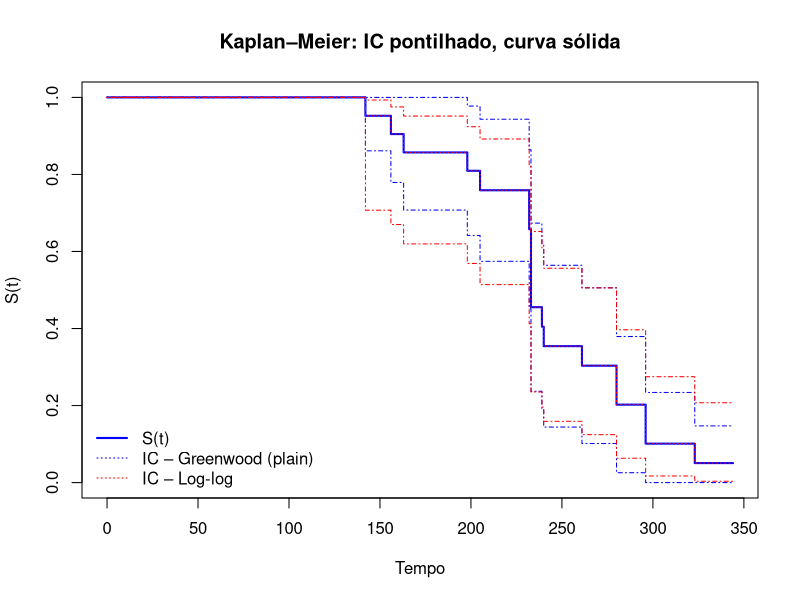
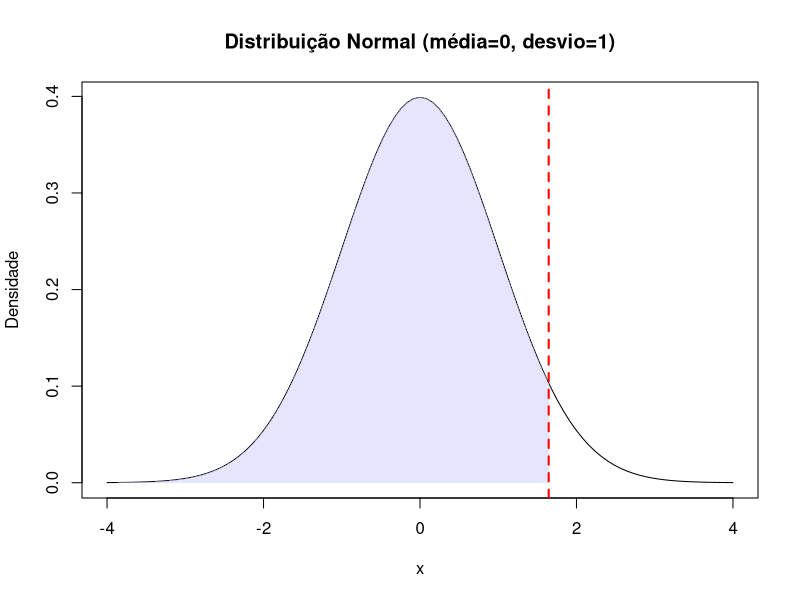
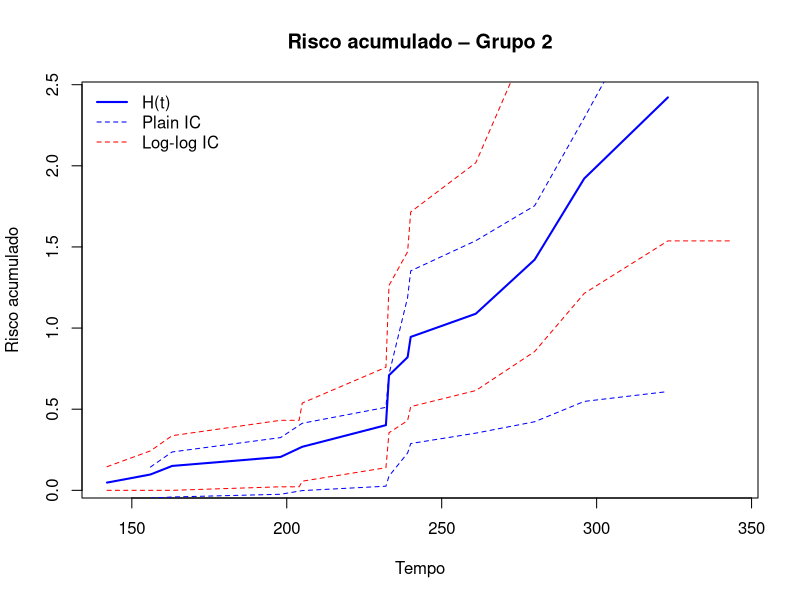
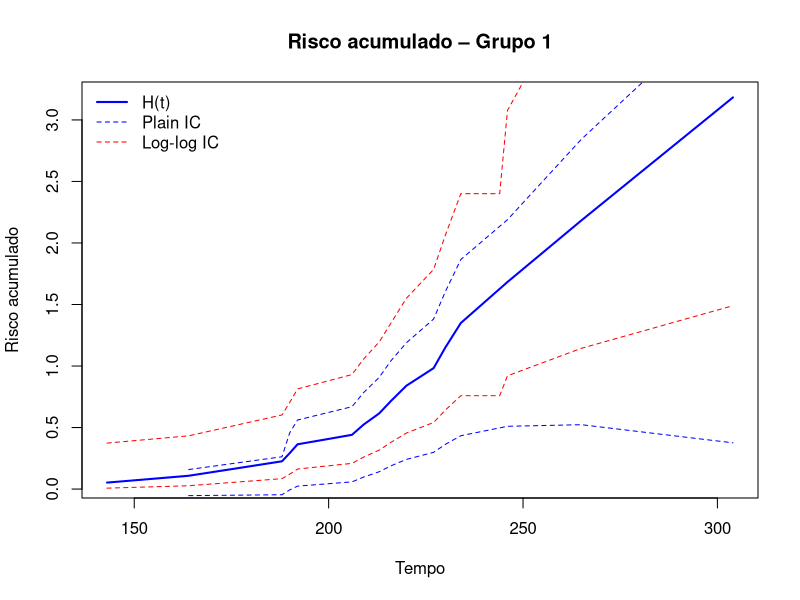
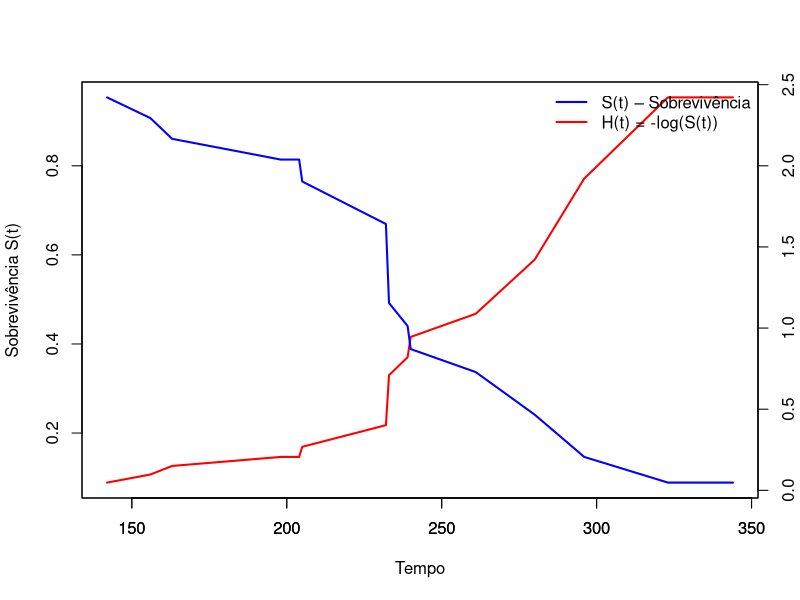

Reproduce these figures in R, in order.
## ---- chunk 1
#install.packages("ggplot2")
## ---- chunk 2
library(survival)
#library(ggplot2)
#library(survminer)
## ---- chunk 3

# Tempo em dias desde exposição a cancerígeno até mortalidade por câncer em ratos
# Os ratos foram expostos a dois diferentes pré-tratamentos

# 0 é censura
# 1 é evento

tempo_grupo_1 <- c(143, 164, 188, 188, 190, 192, 206, 209, 213, 216, 220, 227, 230, 234, 246, 265, 304, 216, 244)

status_grupo_1 <- c(1, 1, 1, 1, 1, 1, 1, 1, 1, 1, 1, 1, 1, 1, 1, 1, 1, 0, 0)
## ---- chunk 4
tempo_grupo_2 <- c(142, 156, 163, 198, 205, 232, 232, 233, 233, 233, 233, 239, 240, 261, 280, 280, 296, 296, 323, 204, 344)

status_grupo_2 <- c(1, 1, 1, 1, 1, 1, 1, 1, 1, 1, 1, 1, 1, 1, 1, 1, 1, 1, 1, 0, 0)
## ---- chunk 5
dados_grupo_2 <- data.frame(
  tempo = tempo_grupo_2,
  status = status_grupo_2
)

dados_grupo_1 <- data.frame(
  tempo = tempo_grupo_1,
  status = status_grupo_1
)

dados_grupo_1
## ---- chunk 6
# Letra A
# Obter intervalo de confiança
# Função de Sobrevivência Kaplan Meier - Skm (233) do grupo 2
# método de greenwod e transformação log-log
# Obs - usar alpha = 0.05

# conf.type = log-log aplica transformação log-log pra fazer transformação

ajuste_km_grupo_2_log_log <- survfit(Surv(tempo, status) ~ 1, data = dados_grupo_2, conf.type = "log-log" , conf.int  = 0.95)
summary(ajuste_km_grupo_2_log_log)
## ---- chunk 7

(1-(1/21))*(1-(1/20))*(1-(1/19))*(1-(1/18))*(1-(1/16))*(1-(2/15))*(1-(4/13))
## ---- chunk 8
# plain é o truncado 

ajuste_km_grupo_2_plain <- survfit(Surv(tempo, status) ~ 1, data = dados_grupo_2, conf.type = "plain" , conf.int  = 0.95)
summary(ajuste_km_grupo_2_plain)
## ---- chunk 9
# Primeiro ajuste: S(t) do IC plain (dá no mesmo o plain e o log-log, é tudo Kaplan Meier)
plot(
  ajuste_km_grupo_2_plain,
  conf.int = FALSE,     # desenha só a curva
  col = "blue",
  lwd = 2,
  lty = 1,              # curva sólida
  xlab = "Tempo",
  ylab = "S(t)",
  main = "Kaplan–Meier: IC pontilhado, curva sólida"
)

# IC plain (pontilhado)
lines(
  ajuste_km_grupo_2_plain,
  conf.int = TRUE,
  col = "blue",
  lty = 3               # pontilhado
)

# IC log-log (pontilhado)
lines(
  ajuste_km_grupo_2_log_log,
  conf.int = TRUE,
  col = "red",
  lty = 3               # pontilhado
)

legend(
  "bottomleft",
  legend = c(
    "S(t)",
    "IC – Greenwood (plain)",
    "IC – Log-log"
  ),
  col = c("blue", "blue", "red"),
  lwd = c(2, 1, 1),
  lty = c(1, 3, 3),
  bty = "n"
)
## ---- chunk 10
# Respondendo a Letra A

summary(ajuste_km_grupo_2_log_log, times = 233)$surv
## ---- chunk 11
z <- qnorm(0.95)

curve(
  dnorm(x, mean = 0, sd = 1),
  from = -4, to = 4,
  main = "Distribuição Normal (média=0, desvio=1)",
  ylab = "Densidade",
  xlab = "x"
)

x_area <- seq(-4, z, length = 500)

polygon(
  c(x_area, z),
  c(dnorm(x_area), 0),
  col = rgb(0.8, 0.8, 1, 0.5),
  border = NA
)


abline(v = z, col = "red", lwd = 2, lty = 2)
## ---- chunk 12
z <- qnorm(0.95)
print(z)
## ---- chunk 13

ajuste_km_grupo_1_plain <- survfit(Surv(tempo, status) ~ 1, data = dados_grupo_1, conf.type = "plain" , conf.int  = 0.95)
summary(ajuste_km_grupo_1_plain)
## ---- chunk 14
# Obter intervalo de confiança
# Risco acumulado - Estimador de Nelson-Aalen - Hna (190) do grupo 1 e 2
# método de greenwod e transformação log-log

# Nelson-Aalen - H(t) com IC padrão Grupo 1

ajuste_na_grupo_1_plain <- survfit(Surv(tempo, status) ~ 1, data = dados_grupo_1, type = "fleming-harrington", conf.type = "plain" , conf.int  = 0.95)

# resultados_g1
resultados_g1 <- summary(ajuste_na_grupo_1_plain)

# H(t) = somatório de "n eventos" / "n em risco"

# Variância do Estimador de Nelson–Aalen conforme Greenwood (imagem acima)
var_Ht <- cumsum(resultados_g1$n.event / (resultados_g1$n.risk * (resultados_g1$n.risk - resultados_g1$n.event)))

# standart error / erro padrão (imagem acima)
ep_Ht <- sqrt(var_Ht)

# IC 95% (imagem acima)
z <- qnorm(0.975)

Ht <- cumsum(resultados_g1$n.event / resultados_g1$n.risk)

Ht_lower <- Ht - z * ep_Ht
Ht_upper <- Ht + z * ep_Ht


Ht_upper <- c(-Inf, Ht_upper[-length(Ht_upper)])
Ht_lower <- c(-Inf, Ht_lower[-length(Ht_lower)])

df_na_grupo_1_plain <- data.frame(
  surv                    = resultados_g1$surv,
  time                    = resultados_g1$time,
  risco_acc               = Ht,
  risco_ic_lower          = Ht_lower,
  risco_ic_upper          = Ht_upper
)

print(df_na_grupo_1_plain)
## ---- chunk 15
# H(t) = -log(S(t))
# Uso essa relação para recuperar tanto o IC como o H(i) em si

# Nelson-Aalen - H(t) com IC log-log Grupo 1
ajuste_na_grupo_1_log_log <- survfit(Surv(tempo, status) ~ 1, data = dados_grupo_1, type = "fleming-harrington", conf.type = "log-log" , conf.int  = 0.95)

df_na_grupo_1_log_log <- data.frame(
  surv                    = ajuste_na_grupo_1_log_log$surv,        # S(t)  
  time                    = ajuste_na_grupo_1_log_log$time,
  risco_acc               = -log(ajuste_na_grupo_1_log_log$surv),  # H(t) = -log(S(t))
  risco_ic_lower          = -log(ajuste_na_grupo_1_log_log$lower), # H(t) = -log(S(t))
  risco_ic_upper          = -log(ajuste_na_grupo_1_log_log$upper)  # H(t) = -log(S(t))
)
print(df_na_grupo_1_log_log)
## ---- chunk 16
# Nelson-Aalen - H(t) com IC padrão Grupo 2

ajuste_na_grupo_2_plain <- survfit(Surv(tempo, status) ~ 1, data = dados_grupo_2, type = "fleming-harrington", conf.type = "plain" , conf.int  = 0.95)

# resultados_g2
resultados_g2 <- summary(ajuste_na_grupo_2_plain)

# H(t) = somatório de "n eventos" / "n em risco"

# Variância do Estimador de Nelson–Aalen conforme Greenwood (imagem acima)
var_Ht <- cumsum(resultados_g2$n.event / (resultados_g2$n.risk * (resultados_g2$n.risk - resultados_g2$n.event)))

# standart error / erro padrão (imagem acima)
ep_Ht <- sqrt(var_Ht)

# IC 95% (imagem acima)
z <- qnorm(0.975)

Ht <- cumsum(resultados_g2$n.event / resultados_g2$n.risk)

Ht_lower <- Ht - z * ep_Ht
Ht_upper <- Ht + z * ep_Ht


Ht_upper <- c(-Inf, Ht_upper[-length(Ht_upper)])
Ht_lower <- c(-Inf, Ht_lower[-length(Ht_lower)])

df_na_grupo_2_plain <- data.frame(
  surv                    = resultados_g2$surv,
  time                    = resultados_g2$time,
  risco_acc               = Ht,
  risco_ic_lower          = Ht_lower,
  risco_ic_upper          = Ht_upper
)
print(df_na_grupo_2_plain)
## ---- chunk 17
# Nelson-Aalen - H(t) com IC log-log Grupo 2
ajuste_na_grupo_2_log_log <- survfit(Surv(tempo, status) ~ 1, data = dados_grupo_2, type = "fleming-harrington", conf.type = "log-log" , conf.int  = 0.95)

df_na_grupo_2_log_log <- data.frame(
  surv                    = ajuste_na_grupo_2_plain$surv,        # S(t)
  time                    = ajuste_na_grupo_2_plain$time,
  risco_acc               = -log(ajuste_na_grupo_2_plain$surv),  # H(t) = -log(S(t))
  risco_ic_lower          = -log(ajuste_na_grupo_2_plain$lower), # H(t) = -log(S(t))
  risco_ic_upper          = -log(ajuste_na_grupo_2_plain$upper)  # H(t) = -log(S(t))
)
print(df_na_grupo_2_log_log)
## ---- chunk 18
## Definir limites comuns (opcional, mas recomendado)
x_lim <- range(
  df_na_grupo_2_plain$time,
  df_na_grupo_2_log_log$time,
  na.rm = TRUE
)

y_lim <- range(
  df_na_grupo_2_plain$risco_acc,
  df_na_grupo_2_log_log$risco_acc,
  na.rm = TRUE
)

## Primeiro gráfico (plain)
plot(
  df_na_grupo_2_plain$time,
  df_na_grupo_2_plain$risco_acc,
  type = "l",
  col  = "blue",
  lwd  = 2,
  xlim = x_lim,
  ylim = y_lim,
  xlab = "Tempo",
  ylab = "Risco acumulado",
  main = "Risco acumulado – Grupo 2"
)

## Intervalos de confiança (plain)
lines(df_na_grupo_2_plain$time,
      df_na_grupo_2_plain$risco_ic_lower,
      col = "blue", lty = 2)

lines(df_na_grupo_2_plain$time,
      df_na_grupo_2_plain$risco_ic_upper,
      col = "blue", lty = 2)

## Intervalos de confiança (log-log)
lines(df_na_grupo_2_log_log$time,
      df_na_grupo_2_log_log$risco_ic_lower,
      col = "red", lty = 2)

lines(df_na_grupo_2_log_log$time,
      df_na_grupo_2_log_log$risco_ic_upper,
      col = "red", lty = 2)

## Legenda
legend(
  "topleft",
  legend = c(
    "H(t)",
    "Plain IC",
    "Log-log IC"
  ),
  col = c("blue", "blue", "red"),
  lty = c(1, 2, 2),
  lwd = c(2, 1, 1),
  bty = "n"
)
## ---- chunk 19
## Definir limites comuns (opcional, mas recomendado)
x_lim <- range(
  df_na_grupo_1_plain$time,
  df_na_grupo_1_log_log$time,
  na.rm = TRUE
)

y_lim <- range(
  df_na_grupo_1_plain$risco_acc,
  df_na_grupo_1_log_log$risco_acc,
  na.rm = TRUE
)

## Primeiro gráfico (plain)
plot(
  df_na_grupo_1_plain$time,
  df_na_grupo_1_plain$risco_acc,
  type = "l",
  col  = "blue",
  lwd  = 2,
  xlim = x_lim,
  ylim = y_lim,
  xlab = "Tempo",
  ylab = "Risco acumulado",
  main = "Risco acumulado – Grupo 1"
)

## Intervalos de confiança (plain)
lines(df_na_grupo_1_plain$time,
      df_na_grupo_1_plain$risco_ic_lower,
      col = "blue", lty = 2)

lines(df_na_grupo_1_plain$time,
      df_na_grupo_1_plain$risco_ic_upper,
      col = "blue", lty = 2)

## Intervalos de confiança (log-log)
lines(df_na_grupo_1_log_log$time,
      df_na_grupo_1_log_log$risco_ic_lower,
      col = "red", lty = 2)

lines(df_na_grupo_1_log_log$time,
      df_na_grupo_1_log_log$risco_ic_upper,
      col = "red", lty = 2)

## Legenda
legend(
  "topleft",
  legend = c(
    "H(t)",
    "Plain IC",
    "Log-log IC"
  ),
  col = c("blue", "blue", "red"),
  lty = c(1, 2, 2),
  lwd = c(2, 1, 1),
  bty = "n"
)
## ---- chunk 20
# mas agora sim respondendo a pergunta 

t_alvo <- 190
print("Grupo 2")
idx <- which(df_na_grupo_2_plain$time <= t_alvo)
df_na_grupo_2_plain[idx, ][length(idx), ]
## ---- chunk 21
print("Grupo 1")
idx <- which(df_na_grupo_1_plain$time <= t_alvo)
df_na_grupo_1_plain[idx, ][length(idx), ]
## ---- chunk 22
plot(
    df_na_grupo_2_log_log$time,
    df_na_grupo_2_log_log$risco_acc,
    type = "l",
    lwd  = 2,
    axes=TRUE,
    xlab = "Tempo",
    ylab = "Sobrevivência S(t)",
    col  = "red",
    yaxt = "n"

)
axis(4) 
par(new = TRUE)

plot(
    df_na_grupo_2_log_log$time,
    df_na_grupo_2_log_log$surv, 
    type = "l",
    lwd  = 2,
    axes=TRUE,
    xlab = "",
    ylab = "",
    col = "blue"
)
        
legend(
    "topright",
    legend = c("S(t) – Sobrevivência", "H(t) = -log(S(t))"),
    col    = c("blue", "red"),
    lwd    = 2,
    bty    = "n"
)
